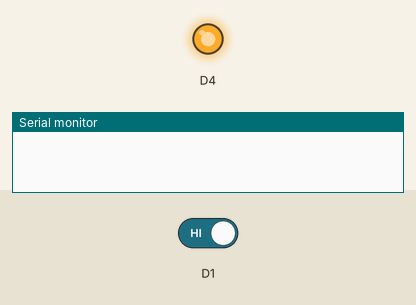
Simulated run of this sketch. Board: ESP8266 (NodeMCU). Parts: output pins drawn as LEDs (lit = HIGH), the last lines printed to the serial monitor. The test bench sets the inputs (shaded band); at power-on: D1 HIGH.

Above: at 1.2 s.
1.3 s: D1 driven LOW
At 1.7 s:
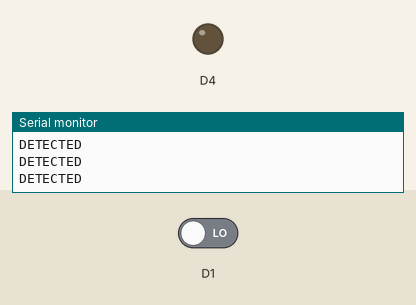
2.8 s: D1 driven HIGH
At 4.2 s:
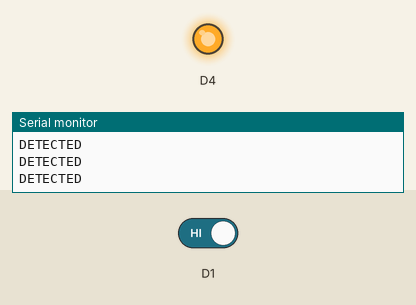
Timing chart, 0 to 5.8 s (numbered marks = the images above; inputs shaded):
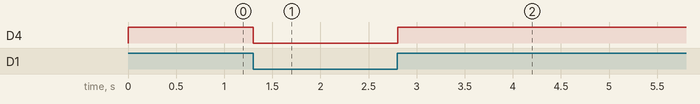

Measured:
- after the input at 1.3 s, D4: HIGH → LOW at once
- after the input at 2.8 s, D4: LOW → HIGH at once

The sketch:

IRcode.ino
```cpp
void setup() {
  // put your setup code here, to run once:
  Serial.begin(9600);
  pinMode(2,OUTPUT);
  pinMode(D1,INPUT);
}

void loop() {
  // put your main code here, to run repeatedly:
  int s1;

  s1 = digitalRead(D1);
  if(s1==LOW){
          digitalWrite(2,LOW);
          Serial.println("DETECTED");
      }
  else digitalWrite(2,HIGH);

}
```
